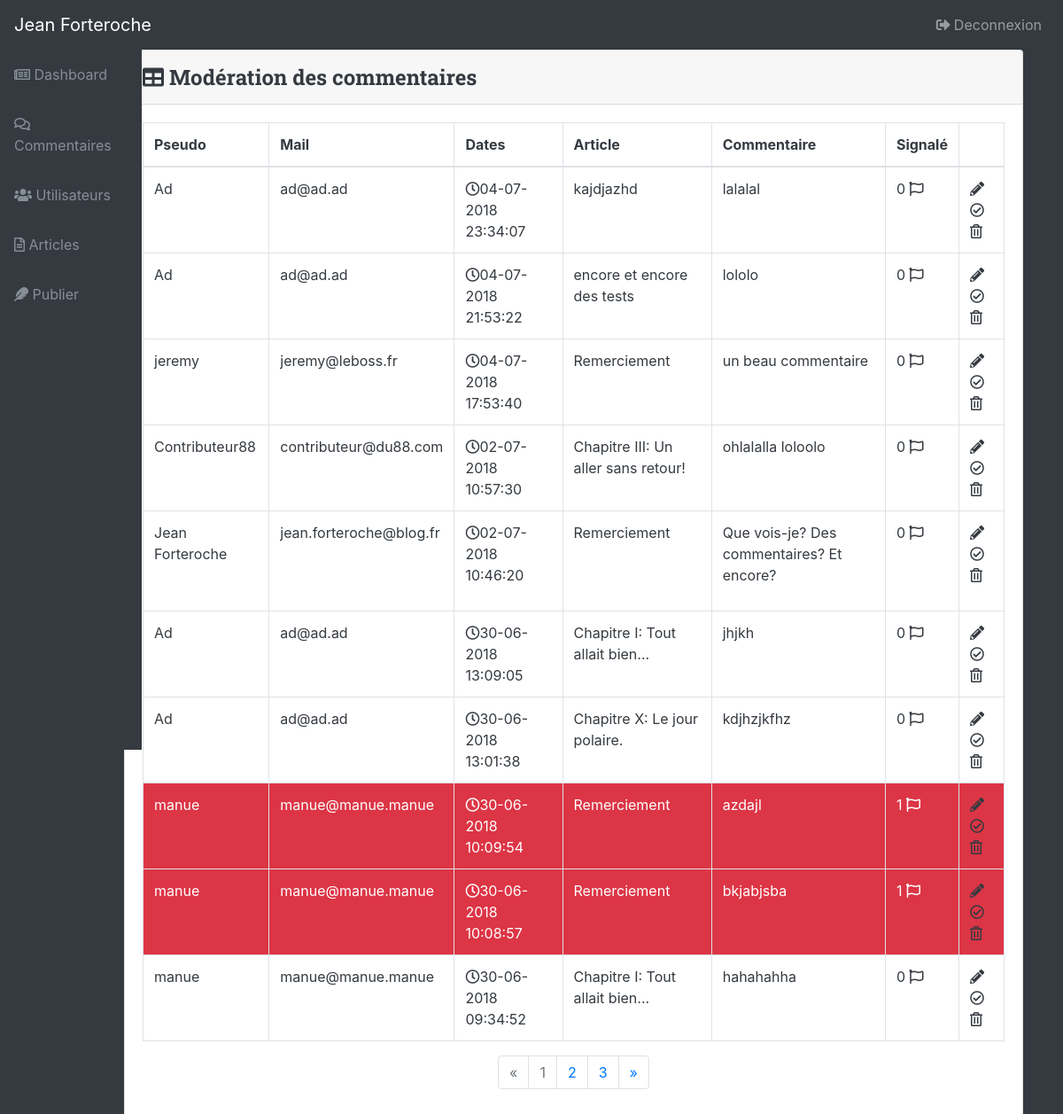
Page /index.php?action=getModeration (signed in) on the committed database.
### tables this page shows
CREATE TABLE IF NOT EXISTS `comment` (
  `id` int(11) NOT NULL AUTO_INCREMENT,
  `created_at` datetime NOT NULL,
  `deleted_at` datetime DEFAULT NULL,
  `updated_at` datetime DEFAULT NULL,
  `comment` text NOT NULL,
  `post_id_fk` int(11) NOT NULL,
  `user_id_fk` int(11) NOT NULL,
  PRIMARY KEY (`id`),
  KEY `post_id_fk` (`post_id_fk`),
  KEY `user_id_fk` (`user_id_fk`)
);

CREATE TABLE IF NOT EXISTS `user` (
  `id` int(11) NOT NULL AUTO_INCREMENT,
  `email` varchar(255) NOT NULL,
  `deleted_at` datetime DEFAULT NULL,
  `pass` varchar(255) NOT NULL,
  `username` varchar(100) NOT NULL,
  `register_at` datetime NOT NULL,
  `role` varchar(255) NOT NULL,
  PRIMARY KEY (`id`)
);

CREATE TABLE IF NOT EXISTS `post` (
  `id` int(11) NOT NULL AUTO_INCREMENT,
  `title` varchar(255) NOT NULL,
  `content` longtext NOT NULL,
  `created_at` datetime NOT NULL,
  `deleted_at` datetime DEFAULT NULL,
  `updated_at` datetime DEFAULT NULL,
  `user_id_fk` int(11) NOT NULL,
  `category_id_fk` int(11) NOT NULL,
  PRIMARY KEY (`id`),
  KEY `user_id_fk` (`user_id_fk`),
  KEY `category_id_fk` (`category_id_fk`)
);

### Controller/AdminController.php (called while the page is built, shortened)
<?php
require_once('Services/Paging.php');
require_once ('Model/AdminManager.php');
function getModeration($page)
{
    $adminManager = new AdminManager();
    $reportAdmin = new AdminManager();
    $nbReportManager = new AdminManager();
    $comments = $adminManager->getModeration($page);
    require ('Views/AdminViews/moderatorView.php');
}

### Model/AdminManager.php (called while the page is built, shortened)
<?php
class AdminManager extends Manager
{
    public function getModeration($page)
    {
        $db = $this->dbConnect();
        $postPerPage = 10;
        $start = ($page-1)*$postPerPage;
        $req = $db->prepare('SELECT *, comment.created_at AS commentAt
                                      FROM comment
                                      LEFT JOIN post ON comment.post_id_fk = post.id
                                      LEFT JOIN user ON comment.user_id_fk = user.id
                                      WHERE comment.deleted_at IS NULL && user.deleted_at IS NULL && comment.user_id_fk = user.id
                                      ORDER BY comment.created_at
                                      DESC LIMIT ' . $start  . ', ' . $postPerPage
                                      );
        $req->execute();
        return $req;
    }
    public function checkReportAlert($commentId)
    {
        $db = $this->dbConnect();
        $req = $db->prepare('SELECT *
                                      FROM report_comment
                                      WHERE id_comment_pfk = :id_comment_pfk
                                      ');
        $req->bindParam(':id_comment_pfk', $commentId, \PDO::PARAM_INT);
        $req->execute();
        $checkReport = $req->fetch();
        return $checkReport;
    }
    public function nbReport($commentId)
    {
        $db = $this->dbConnect();
        $req = $db->prepare('SELECT COUNT(id_comment_pfk)
                                    FROM report_comment
                                    WHERE id_comment_pfk = :id_comment_pfk
                                    ');
        $req->bindParam(':id_comment_pfk', $commentId, \PDO::PARAM_INT);
        $req->execute();
        $nbComments = $req->fetch();
        return $nbComments;
    }
}

### Views/AdminViews/moderatorView.php (the view, shortened to what this page needs)
<div class="container">
    <div class="row">
    <div class="col-1"></div>
    <div class="col-11">
    <div class="card align-self-end mb-3 text-dark">
        <div class="card-header">
            <i class="fa fa-table"></i>  Modération des commentaires</div>
        <div class="card-body">
            <div class="table-responsive">
                <table class="table table-bordered" id="dataTable" width="100%" cellspacing="0">
                    <thead>
                        <tr>
                            <th>Pseudo</th>
                            <th>Mail</th>
                            <th>Dates</th>
                            <th>Article</th>
                            <th>Commentaire</th>
                            <th>Signalé</th>
                            <th></th>
                        </tr>
                    </thead>
                    <tbody>
                <?php
                while ($comment = $comments->fetch()) {
                ?>
                        <tr
                            <?php
                                $isReportAdmin = $reportAdmin->checkReportAlert($comment[0]);
                                if ($isReportAdmin ==  false) {
                            ?>
                                    class="table-default"
                            <?php
                                } else {
                            ?>
                                    class="bg-danger text-white"
                            <?php
                                }
                            ?>
                        >
                            <td><?= htmlspecialchars($comment['username']) ?> </td>
                            <td><?= htmlspecialchars($comment['email']) ?></td>
                            <td><i class="far fa-clock"></i><?php $date = new DateTime($comment['commentAt']);
                                echo $date->format('d-m-Y H:i:s'); ?></td>
                            <td><?= htmlspecialchars($comment['title']) ?></td>
                            <td><?= $comment['comment'] ?></td>
                            <td>
                                <?php
                                    $nbReport = $nbReportManager->nbReport($comment['0']);
                                    if ($nbReport == false) {
                                        echo 0;
                                    } else {
                                ?>
                                <?=$nbReport['0']?> <i class="far fa-flag"></i>
                                <?php
                                    }
                                ?>
                            </td>
                            <td>
                                <a href="index.php?action=updateComment&amp;id=<?= $comment['0'] ?>" title="Modifier">
                                    <i class="fas fa-pencil-alt text-dark"></i>
                                </a>
                                <a href="index.php?action=deleteSoftComment&amp;id=<?= $comment['0'] ?>" title="Désactiver">
                                    <i class="far fa-check-circle text-dark"></i>
                                </a>
                                <a href="index.php?action=deleteComment&amp;id=<?= $comment['0'] ?>" title="Supprimer">
                                    <i class="far fa-trash-alt text-dark"></i>
                                </a>
                            </td>
                        </tr>
                <?php
                }
                ?>
                    </tbody>
                </table>
            </div>
        </div>
    </div>
    </div>
    </div>
</div>
<?php require('Views/layoutAdmin.php'); ?>

### Public/css/style.css (style rules this page uses)
body, html { padding: 0; margin: 0; }
a { text-decoration: none; }
body, html { height: 100%; margin: 0; }
.card-header { font-family: 'Roboto Slab', serif; font-size: 1.5em; font-weight: bold; }
html { position: relative; min-height: 100%; }
body { overflow-x: hidden; }
body.sticky-footer { margin-bottom: 56px; }
body.fixed-nav { padding-top: 56px; }

### rows in the picture
comment: user.username "Ad", user.email "ad@ad.ad", created_at "04-07-2018 23:34:07", post.title "kajdjazhd", comment "lalalal", 0 "0"
comment: user.username "Ad", user.email "ad@ad.ad", created_at "04-07-2018 21:53:22", post.title "encore et encore des tests", comment "lololo", 0 "0"
comment: user.username "jeremy", user.email "jeremy@leboss.fr", created_at "04-07-2018 17:53:40", post.title "Remerciement", comment "un beau commentaire", 0 "0"
comment: user.username "Contributeur88", user.email "contributeur@du88.com", created_at "02-07-2018 10:57:30", post.title "Chapitre III: Un aller sans retour!", comment "ohlalalla loloolo", 0 "0"
comment: user.username "Jean Forteroche", user.email "jean.forteroche@blog.fr", created_at "02-07-2018 10:46:20", post.title "Remerciement", comment "Que vois-je? Des commentaires? Et encore?", 0 "0"
comment: user.username "Ad", user.email "ad@ad.ad", created_at "30-06-2018 13:09:05", post.title "Chapitre I: Tout allait bien...", comment "jhjkh", 0 "0"
comment: user.username "Ad", user.email "ad@ad.ad", created_at "30-06-2018 13:01:38", post.title "Chapitre X: Le jour polaire.", comment "kdjhzjkfhz", 0 "0"
comment: user.username "manue", user.email "manue@manue.manue", created_at "30-06-2018 10:09:54", post.title "Remerciement", comment "azdajl", 0 "1"
comment: user.username "manue", user.email "manue@manue.manue", created_at "30-06-2018 10:08:57", post.title "Remerciement", comment "bkjabjsba", 0 "1"
comment: user.username "manue", user.email "manue@manue.manue", created_at "30-06-2018 09:34:52", post.title "Chapitre I: Tout allait bien...", comment "hahahahha", 0 "0"
